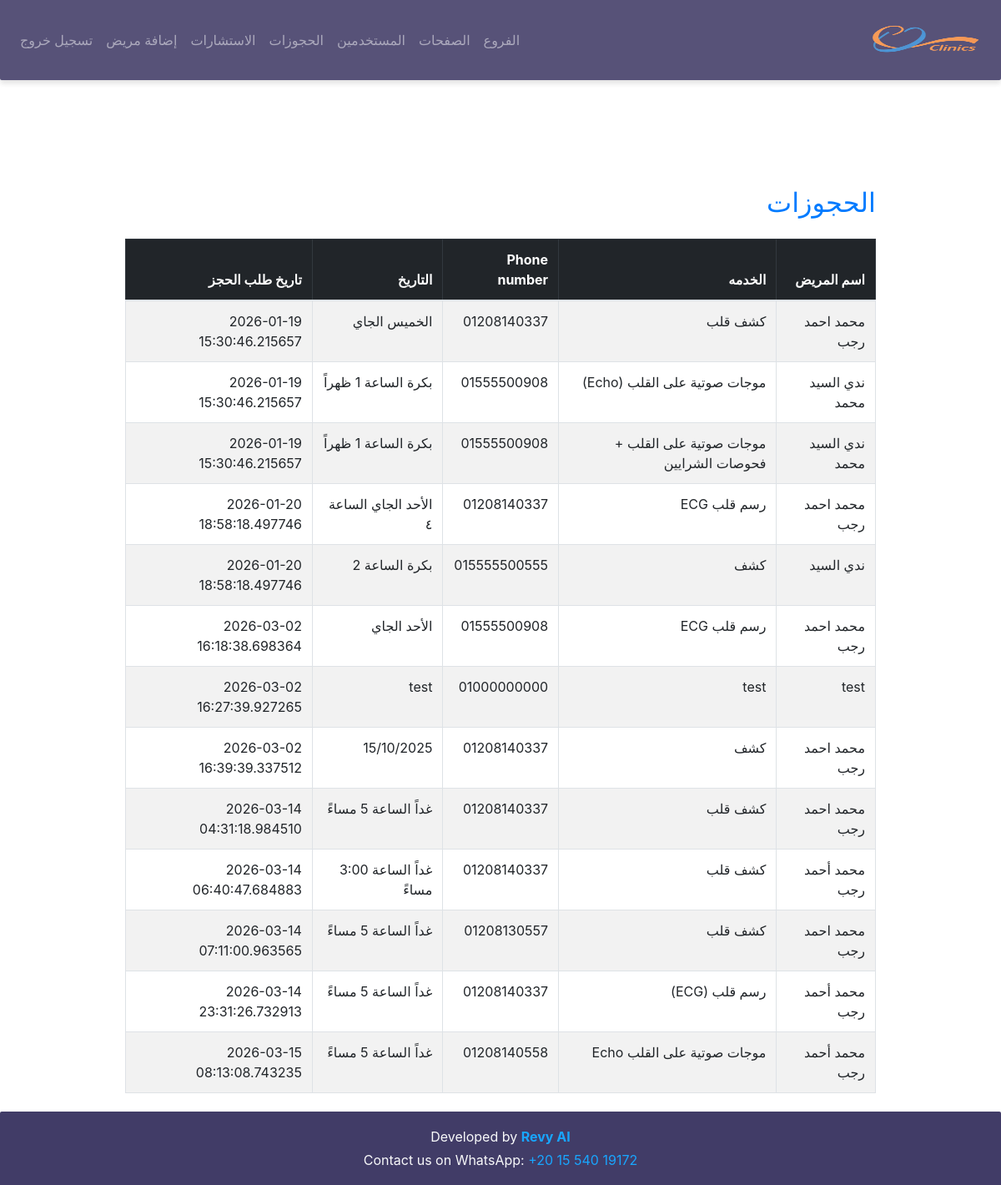
Page /booking (signed in) on the earlier database version.
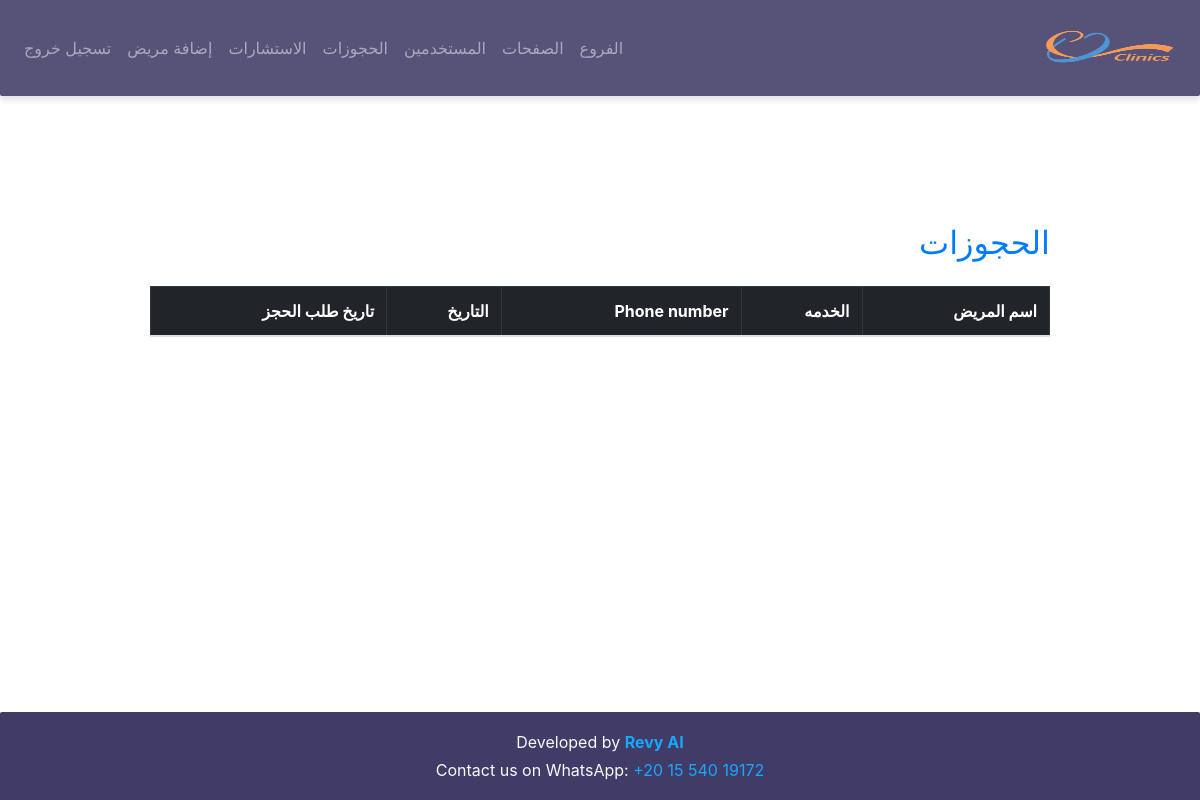
Same page on the later database version.
### models/models.py (models this page shows)
class Booking(db.Model):
    __tablename__ = "booking"
    id = db.Column(db.Integer, primary_key=True)
    name = db.Column(db.String(120), nullable=False)
    services = db.Column(db.Text)
    date = db.Column(db.String(100))
    phone_number = db.Column(db.String(50))
    booking_time = db.Column(db.DateTime, default=datetime.now(egypt_tz))

### app.py (the view)
@app.route('/booking')
@login_required
def booking():
    books = Booking.query.all()
    return render_template('booking.html', books=books)

### app.py (called while the page is built)
@login_manager.user_loader
def load_user(user_id):
    return User.query.get(int(user_id))

### templates/booking.html (shortened to what this page needs)
{% extends 'base.html' %}
{% block content %}
<div class="container mt-4">
<div class="d-flex justify-content-between align-items-center mb-3">
<h2 class="text-primary">الحجوزات</h2>
</div>
<table class="table table-striped table-bordered">
<thead class="table-dark">
<tr>
<th>اسم المريض</th>
<th>الخدمه</th>
<th>Phone number</th>
<th>التاريخ</th>
<th>تاريخ طلب الحجز</th>
</tr>
</thead>
<tbody>
{% for book in books %}
<tr>
<td>{{ book.name }}</td>
<td>{{ book.services }}</td>
<td>{{ book.phone_number }}</td>
<td>{{ book.date }}</td>
<td>{{ book.booking_time }}</td>
</tr>
{% endfor %}
</tbody>
</table>
</div>
{% endblock %}

### templates/base.html (shortened to what this page needs)
<!DOCTYPE html>
<html lang="ar" dir="rtl">
<head>
    <link rel="stylesheet" href="{{ url_for('static', filename='css/bootstrap.min.css') }}">
</head>
<body>
    <nav class="navbar navbar-expand-md navbar-dark bg-dark fixed-top">
        <a class="navbar-brand" href="#"><img src="{{ url_for('static', filename='images/WhatsApp_Image_2026-01-01_at_9.22.33_PM-removebg-preview.png') }}" alt="Dental Clinic" width="150" height="70"></a>
        <div class="collapse navbar-collapse" id="navbarNav">
            <ul class="navbar-nav ml-auto">
                {% if current_user.is_authenticated %}
                <li class="nav-item">
                    <a class="nav-link" href="{{ url_for('clinics') }}">الفروع</a>
                </li>
                <li class="nav-item">
                    <a class="nav-link" href="{{ url_for('clinic_pages') }}">الصفحات</a>
                </li>
                <li class="nav-item">
                    <a class="nav-link" href="{{ url_for('users') }}">المستخدمين</a>
                </li>
                <li class="nav-item">
                    <a class="nav-link" href="{{ url_for('booking') }}">الحجوزات</a>
                </li>
                <li class="nav-item">
                    <a class="nav-link" href="{{ url_for('dashboard') }}">الاستشارات</a>
                </li>
                <li class="nav-item">
                    <a class="nav-link" href="{{ url_for('add_patient') }}">إضافة مريض</a>
                </li>
                {% endif %} {% if current_user.is_authenticated %}
                <li class="nav-item">
                    <a class="nav-link" href="{{ url_for('logout') }}">تسجيل خروج</a>
                </li>
                {% else %}
                <li class="nav-item">
                    <a class="nav-link" href="{{ url_for('index') }}">تسجيل دخول</a>
                </li>
                {% endif %}
            </ul>
        </div>
    </nav>
    <div class="container content" style="padding-top: 100px">
        {% with messages = get_flashed_messages(with_categories=true) %}
        <div class="alert-container" style="padding-top: 100px">
                    </div>
                    {% endwith %} {% block content %}{% endblock %}
                </div>
                <footer class="footer bg-dark text-light">
                    <div class="container text-center py-2">
                        <p class="mb-1">Developed by <strong><a  target="_blank" href="https://revyai.tech/">Revy AI</a></strong></p>
                        <p class="mb-0">Contact us on WhatsApp:
                            <a href="https://wa.me/201554019172" target="_blank">
                +20 15 540 19172
            </a>
                        </p>
                    </div>
                </footer>
</body>
</html>

### templates/base.html (style rules this page uses)
html, body { height: 100%; margin: 0; display: flex; flex-direction: column; }
.container { max-width: 960px; margin: 0 auto; padding-top: 100px; }
.content { flex: 1; }
.alert-container { position: fixed; top: 0; right: 0; left: 0; z-index: 1000; text-align: center; padding: 10px; }
.navbar { opacity: 0.8; background-color: #2D2757 !important; box-shadow: 0 4px 6px rgba(0, 0, 0, .15); border-radius: 0px 0px 2px 2px; }
.footer { opacity: 0.9; background-color: #2D2757 !important; box-shadow: 0 4px 6px rgba(0, 0, 0, .15); border-radius: 2px 2px 0 0; padding: 10px 0; text-align: center; margin-top: 6px; min-width: 100% !important; }
.footer a { color: #009dff; text-decoration: none; }

Differences in the rows shown:
removed Booking: name "محمد احمد رجب", services "كشف قلب", phone_number "01208140337", date "الخميس الجاي", booking_time "2026-01-19 15:30:46.215657"
removed Booking: name "ندي السيد محمد", services "موجات صوتية على القلب (Echo)", phone_number "01555500908", date "بكرة الساعة 1 ظهراً", booking_time "2026-01-19 15:30:46.215657"
removed Booking: name "ندي السيد محمد", services "موجات صوتية على القلب + فحوصات الشرايين", phone_number "01555500908", date "بكرة الساعة 1 ظهراً", booking_time "2026-01-19 15:30:46.215657"
removed Booking: name "محمد احمد رجب", services "رسم قلب ECG", phone_number "01208140337", date "الأحد الجاي الساعة ٤", booking_time "2026-01-20 18:58:18.497746"
removed Booking: name "ندي السيد", services "كشف", phone_number "015555500555", date "بكرة الساعة 2", booking_time "2026-01-20 18:58:18.497746"
removed Booking: name "محمد احمد رجب", services "رسم قلب ECG", phone_number "01555500908", date "الأحد الجاي", booking_time "2026-03-02 16:18:38.698364"
removed Booking: name "test", services "test", phone_number "01000000000", date "test", booking_time "2026-03-02 16:27:39.927265"
removed Booking: name "محمد احمد رجب", services "كشف", phone_number "01208140337", date "15/10/2025", booking_time "2026-03-02 16:39:39.337512"
removed Booking: name "محمد احمد رجب", services "كشف قلب", phone_number "01208140337", date "غداً الساعة 5 مساءً", booking_time "2026-03-14 04:31:18.984510"
removed Booking: name "محمد أحمد رجب", services "كشف قلب", phone_number "01208140337", date "غداً الساعة 3:00 مساءً", booking_time "2026-03-14 06:40:47.684883"
removed Booking: name "محمد احمد رجب", services "كشف قلب", phone_number "01208130557", date "غداً الساعة 5 مساءً", booking_time "2026-03-14 07:11:00.963565"
removed Booking: name "محمد أحمد رجب", services "رسم قلب (ECG)", phone_number "01208140337", date "غداً الساعة 5 مساءً", booking_time "2026-03-14 23:31:26.732913"
removed Booking: name "محمد أحمد رجب", services "موجات صوتية على القلب Echo", phone_number "01208140558", date "غداً الساعة 5 مساءً", booking_time "2026-03-15 08:13:08.743235"
